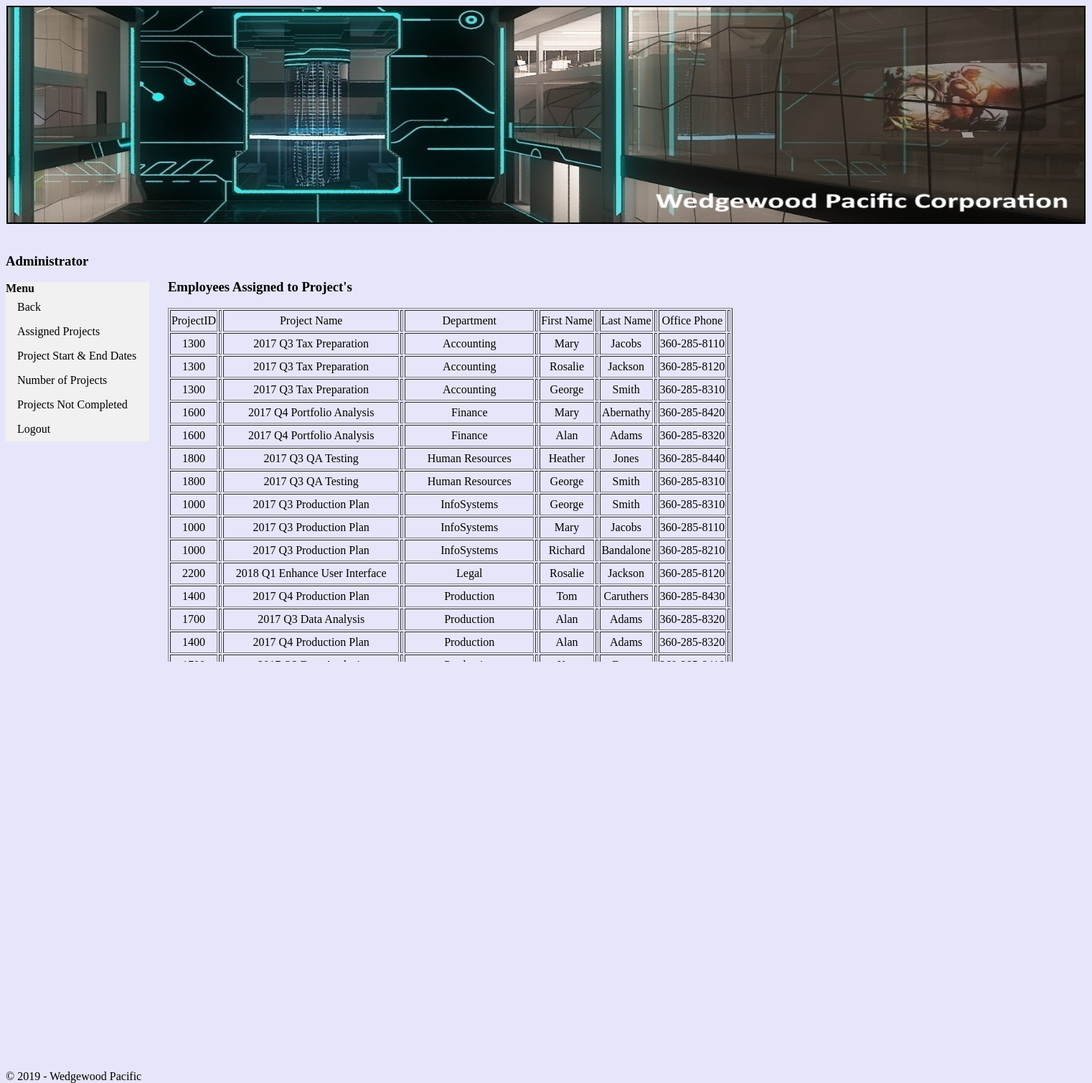
Page /PHP/assignedprojects.php on the committed database.
### tables this page shows
CREATE TABLE Project (
                ProjectID INT NOT NULL,
                ProjectName CHAR(50) NOT NULL,
                Department CHAR(35) NOT NULL,
                MaxHours NUMERIC(8,2) DEFAULT 100 NOT NULL,
                StartDate DATE,
                EndDate DATE,
                CONSTRAINT Project_ID_PK PRIMARY KEY (ProjectID)
);

CREATE TABLE Employee (
                EmployeeNumber INT AUTO_INCREMENT NOT NULL,
                FirstName CHAR(25) NOT NULL,
                LastName CHAR(25) NOT NULL,
                Department CHAR(35) NOT NULL DEFAULT "Human Resources",
                Position CHAR(35),
                Supervisor CHAR(35),
                OfficePhone CHAR(12),
                EmailAddress VARCHAR(100) NOT NULL,
                Username VARCHAR(15) NOT NULL,
                Password VARCHAR(15) NOT  NULL,
                CONSTRAINT Employee_Num_PK PRIMARY KEY (EmployeeNumber)
);

### PHP/assignedprojects.php (the view, shortened to what this page needs)
<!DOCTYPE html>
<html>
<head>
<link rel="stylesheet" type="text/css" href="wpstyle.css">
</head>
<body>
<section id="top">
<center><img src="banner.jpg" alt="banner" style="width:1500px;height:300px;" border ="2"></center>
</section>
<br>
<section id="menu">
<h3> Administrator </h3>
	<ul>
		<li><b>Menu</b></li>
		<li><a href="admin.html">Back</a></li>
		<li><a href="assignedprojects.php">Assigned Projects</a></li>
		<li><a href="projectstartend.php">Project Start & End Dates</a></li>
		<li><a href="numberofprojects.php">Number of Projects</a></li>
		<li><a href="projectsnotcompleted.php">Projects Not Completed</a></li>
		<li><a href="wphome.html">Logout</a></li>
	</ul>
</section>
<section id="main">
<br>
<br>
<h3>Employees Assigned to Project's</h3>
<div style="height:493px;width:900px;font:16px/26px Georgia, Garamond, Serif;overflow:auto;">
         <table border="1">
        <thead>
            <tr>
                <td><center>ProjectID<td><center></center>
                <td><center>Project Name <td><center></center>
				<td><center>Department<td><center></center>
				<td><center>First Name <td><center></center>
				<td><center>Last Name <td><center></center>
				<td><center>Office Phone <td><center></center>
            </tr>
        </thead>
        <tbody>
        <?php
			$servername = "localhost";
			$username = "root";
			$password = "";
			$dbname = "wp";
			$conn = new mysqli($servername, $username, $password, $dbname);
            $results = $conn->query("SELECT P.ProjectID, ProjectName, P.Department,E.EmployeeNumber, LastName, FirstName, E.OfficePhone
									FROM Assignment as A Join Employee as E ON A.EmployeeNumber = E.EmployeeNumber
									JOIN Project as P on A.ProjectID = P.ProjectID where not E.employeenumber ='10' order by p.department");
            while($row = $results->fetch_assoc()) {
            ?>
                <tr>
                    <td><center><?php echo $row['ProjectID']?><td><center></center>
                    <td><center><?php echo $row['ProjectName']?><td><center></center>
					<td><center><?php echo $row['Department']?><td><center></center>
                    <td><center><?php echo $row['FirstName']?><td><center></center>
					<td><center><?php echo $row['LastName']?><td><center></center>
					<td><center><?php echo $row['OfficePhone']?><td><center></center>
                </tr>
            <?php
            }
            ?>
            </tbody>
            </table>
</div>
</section>
<section id="footer">
<footer>
<center>© 2019 - Wedgewood Pacific</center
</footer>
</section>
</body>
</html>

### CSS/wpstyle.css (style rules this page uses)
body { background-color: #E6E6FA; }
ul { list-style-type: none; margin: 0; padding: 0; width: 200px; background-color: #f1f1f1; }
li a { display: block; color: #000; padding: 8px 16px; text-decoration: none; }
section#menu { float: left; width: 15%; height: 800px; }
section#main { float: left; width: 75%; height:800px; }
section#footer { position:fixed; bottom:0; width:50% height:20px; }

### rows in the picture
project: ProjectID "1300", ProjectName "2017 Q3 Tax Preparation", Department "Accounting", employee.FirstName "Mary", employee.LastName "Jacobs", employee.OfficePhone "360-285-8110", employee.FirstName "Rosalie", employee.LastName "Jackson", employee.OfficePhone "360-285-8120", employee.FirstName "George", employee.LastName "Smith", employee.OfficePhone "360-285-8310"
project: ProjectID "1600", ProjectName "2017 Q4 Portfolio Analysis", Department "Finance", employee.FirstName "Mary", employee.LastName "Abernathy", employee.OfficePhone "360-285-8420", employee.FirstName "Alan", employee.LastName "Adams", employee.OfficePhone "360-285-8320"
project: ProjectID "1800", ProjectName "2017 Q3 QA Testing", Department "Human Resources", employee.FirstName "Heather", employee.LastName "Jones", employee.OfficePhone "360-285-8440", employee.FirstName "George", employee.LastName "Smith", employee.OfficePhone "360-285-8310"
project: ProjectID "1000", ProjectName "2017 Q3 Production Plan", Department "InfoSystems", employee.FirstName "George", employee.LastName "Smith", employee.OfficePhone "360-285-8310", employee.FirstName "Mary", employee.LastName "Jacobs", employee.OfficePhone "360-285-8110", employee.FirstName "Richard", employee.LastName "Bandalone", employee.OfficePhone "360-285-8210"
project: ProjectID "2200", ProjectName "2018 Q1 Enhance User Interface", Department "Legal", employee.FirstName "Rosalie", employee.LastName "Jackson", employee.OfficePhone "360-285-8120"
project: ProjectID "1400", ProjectName "2017 Q4 Production Plan", Department "Production", employee.FirstName "Tom", employee.LastName "Caruthers", employee.OfficePhone "360-285-8430", employee.FirstName "Alan", employee.LastName "Adams", employee.OfficePhone "360-285-8320"
project: ProjectID "1700", ProjectName "2017 Q3 Data Analysis", Department "Production", employee.FirstName "Alan", employee.LastName "Adams", employee.OfficePhone "360-285-8320"
